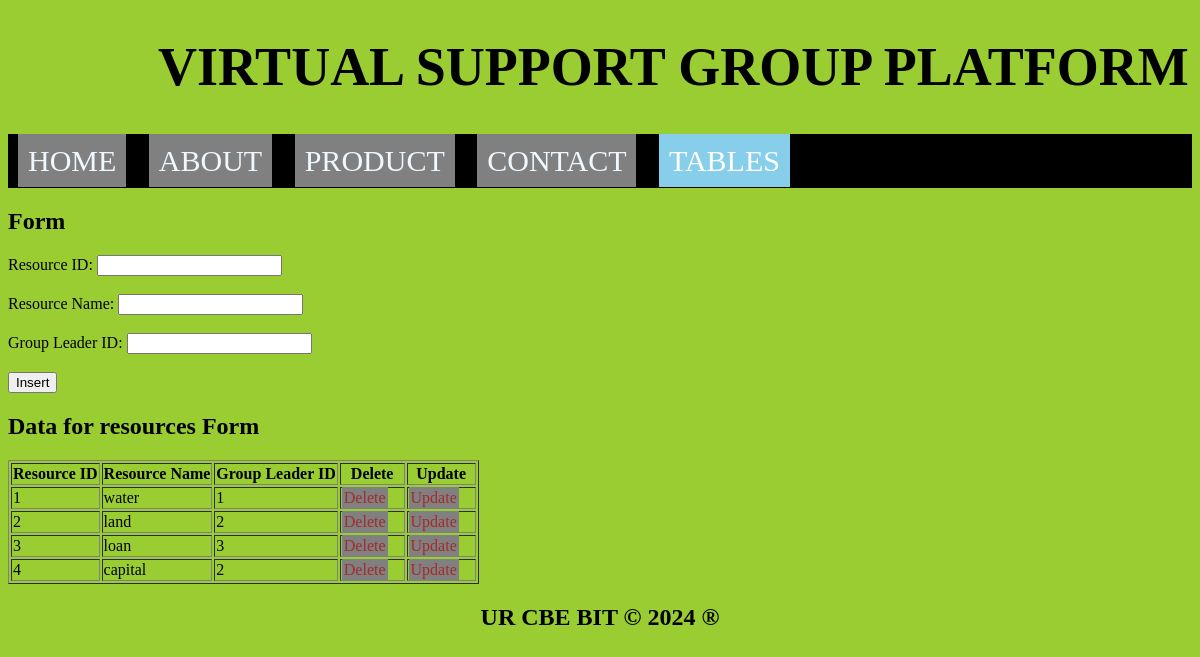
The app's page /2/resources.php with its own data.
### tables this page shows
CREATE TABLE `resources` (
  `resource_id` int(11) NOT NULL,
  `resource_name` varchar(100) DEFAULT NULL,
  `group_leader_id` int(11) DEFAULT NULL
);

### 2/resources.php (the view, shortened to what this page needs)
<!DOCTYPE html>
<html lang="en">
<head>
  <link rel="stylesheet" type="text/css" href="style.css" media="screen, tv, projection, handheld, print"/>
</head>
<body bgcolor="yellowgreen">
<header>
  <h1 style="margin-left: 150px; font-size: 54px;">VIRTUAL SUPPORT GROUP PLATFORM</h1>
  <div class="navbar-links" style="margin-top: 10px; font-size: 30px; background-color: black; color: white; padding: 10px;">
    <a href="home.html" style="color: aliceblue;">HOME</a>
    <a href="service.html" style="color: aliceblue;">ABOUT</a>
    <a href="about.html" style="color: aliceblue;">PRODUCT</a>
    <a href="contact.html" style="color: aliceblue;">CONTACT</a>
    <div class="dropdown">
      <a href="#" style="padding: 10px; color: white; background-color: skyblue; text-decoration: none;">TABLES</a>
    </div>
  </div>
</header>
<section>
  <h1>Form</h1>
  <form method="post" onsubmit="return confirmInsert();">
    <label for="resource_id">Resource ID:</label>
    <input type="number" id="resource_id" name="resource_id"><br><br>
    <label for="resource_name">Resource Name:</label>
    <input type="text" id="resource_name" name="resource_name" required><br><br>
    <label for="group_leader_id">Group Leader ID:</label>
    <input type="number" id="group_leader_id" name="group_leader_id" required><br><br>
    <input type="submit" name="add" value="Insert">
  </form>
  <h2>Data for resources Form</h2>
  <table border="1">
    <tr>
      <th>Resource ID</th>
      <th>Resource Name</th>
      <th>Group Leader ID</th>
      <th>Delete</th>
      <th>Update</th>
    </tr>
    <?php
    include('connection.php');
    $sql = "SELECT * FROM resources";
    $result = $connection->query($sql);
    if ($result->num_rows > 0) {
        while ($row = $result->fetch_assoc()) {
            $resource_id = $row['resource_id'];
            echo "<tr>
              <td>" . $row['resource_id'] . "</td>
              <td>" . $row['resource_name'] . "</td>
              <td>" . $row['group_leader_id'] . "</td>
              <td><a style='padding:2px' href='delete_resources.php?resource_id=$resource_id'>Delete</a></td>
              <td><a style='padding:2px' href='update_resources.php?resource_id=$resource_id'>Update</a></td>
            </tr>";
        }
    } else {
        echo "<tr><td colspan='5'>No data found</td></tr>";
    }
    ?>
  </table>
</section>
<footer>
  <center><b><h2>UR CBE BIT &copy; 2024 &reg;</h2></b></center>
</footer>
</body>
</html>

### 2/style.css (style rules this page uses)
.dropdown { position: relative; display: inline-block; }

### 2/resources.php (style rules this page uses)
a { padding: 10px; color: white; background-color: grey; text-decoration: none; margin-right: 15px; }
a:link { color: brown; }

### records on screen
resources: resource_id "1", resource_name "water", group_leader "1"
resources: resource_id "2", resource_name "land", group_leader "2"
resources: resource_id "3", resource_name "loan", group_leader "3"
resources: resource_id "4", resource_name "capital", group_leader "2"
